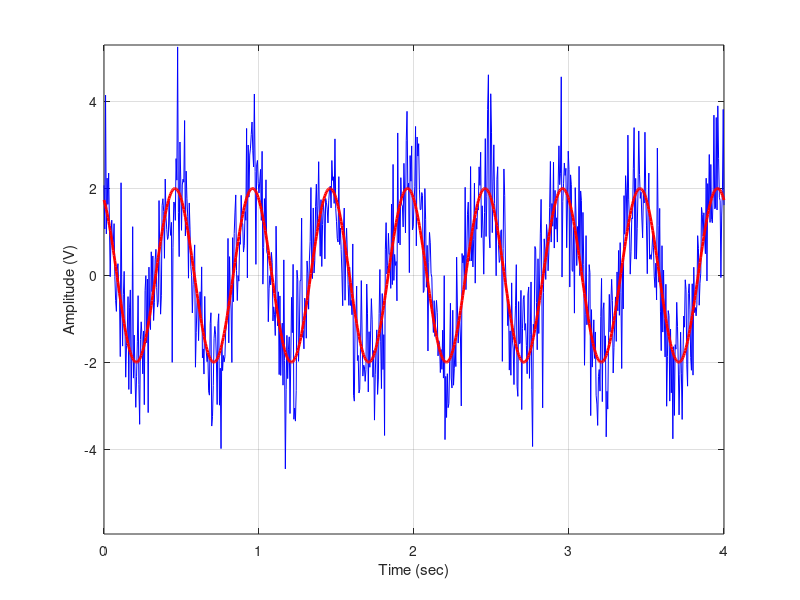
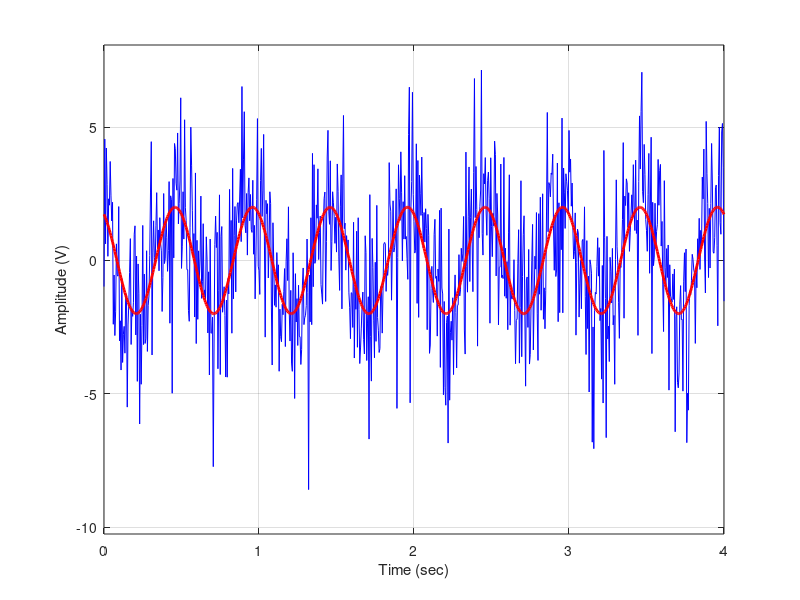

These figures' MATLAB source, in order:
close all; clc; clear;

%% Signal plus noise

% Limits of time axis
ti=0; % Initial time
tf=4; % final time

% Generate a cosine signal
A=2; % Amplitude in Volts
da=A/2; % for plotting purposes
fo=2; % Frequency in Hz
phi=pi/6; % phase of signal
delta=1/(100*fo); % Sampling period
t=(ti:delta:tf)'; % Time axis
[tx,ty]=size(t(:)); % size of time vector or number of samples
% Signal
xt=A*cos(2*pi*fo*t+phi);

% % Plot noiseless signal
% plot(t,xt,'b','LineWidth',2)
% grid
% xlabel('Time (sec)')
% ylabel('Amplitude (V)')
% axis([ti tf -A-da A+da])

%% Generate Gaussian random variables with unit variance and zero mean
rn = randn(tx,1); % Generate vector of random numbers

% Generate signal plus noise
xtn = xt + rn;
da2=max(rn);
da3=min(rn);

%figure
% Plot noisy signal
plot(t,xtn,'b')
hold on
plot(t,xt,'r','LineWidth',2)
hold off
grid
xlabel('Time (sec)')
ylabel('Amplitude (V)')
axis([ti tf -A+da3 A+da2])

% Statistics Noise
mn1=mean(rn);
stdn1=std(rn);

%% Generate Gaussian random variables with sigma variance and zero mean
sigma = 2;
rn2 = sigma*randn(tx,1); % Generate vector of random numbers

% Generate signal plus noise
xtn2 = xt + rn2;
da2s=max(rn2);
da3s=min(rn2);

figure
% Plot noisy signal
plot(t,xtn2,'b')
hold on
plot(t,xt,'r','LineWidth',2)
hold off
grid
xlabel('Time (sec)')
ylabel('Amplitude (V)')
axis([ti tf -A+da3s A+da2s])

% Statistics Noise
mn2=mean(rn2);
stdn2=std(rn2);



%% SNR
pws = A^2/2;
pwn1 = stdn1^2;
pwn2 = stdn2^2;

SNR1 = pws/pwn1;
SNR1_dB = 10*log10(SNR1);
SNR2 = pws/pwn2;
SNR2_dB = 10*log10(SNR2);


% Statistics
[mn1 mn2 ; pwn1 pwn2 ; SNR1 SNR2 ; SNR1_dB SNR2_dB]







